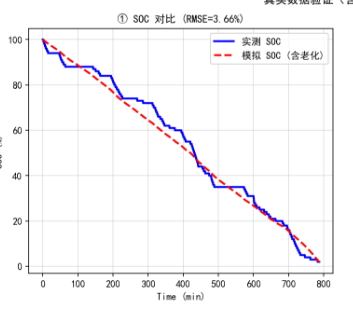

Source code (Python):
"""
按原图描述用关键点重绘「① SOC 对比 (RMSE=3.66%)」：
蓝线阶梯状、红线光滑下降，无尖刺。不依赖从图里采点。
"""
import numpy as np
import matplotlib.pyplot as plt

plt.rcParams["font.sans-serif"] = ["SimHei", "Microsoft YaHei", "DejaVu Sans", "sans-serif"]
plt.rcParams["axes.unicode_minus"] = False

X_MIN, X_MAX = 0, 800
Y_MIN, Y_MAX = 0, 100


# 实测 SOC：阶梯状，按原图描述的关键点 (时间 min, SOC %)
# 0~50 高平台，100~150 约 90%，250~300 约 75%，450→480 降到 38%，480~520 平台 38%，末尾到 5%
KEY_MEASURED = [
    (0, 97.5), (50, 97), (80, 92), (120, 90), (150, 90),
    (200, 80), (270, 76), (300, 75), (350, 65), (420, 58), (450, 55),
    (480, 38), (520, 38), (580, 28), (650, 15), (800, 5),
]

# 模拟 SOC (含老化)：光滑下降，无尖刺
KEY_SIMULATED = [
    (0, 100), (80, 90), (150, 85), (220, 78), (300, 68), (380, 58), (450, 48),
    (480, 42), (520, 38), (600, 28), (700, 15), (800, 5),
]


def step_interp(t_pts, y_pts, t_out):
    """阶梯插值：在 t_pts 之间保持 y 为左端点的值。"""
    t_out = np.asarray(t_out)
    y_out = np.zeros_like(t_out, dtype=float)
    for i, t in enumerate(t_out):
        # 找最大的 t_pts <= t
        idx = np.searchsorted(t_pts, t, side="right") - 1
        idx = max(0, idx)
        y_out[i] = y_pts[idx]
    return y_out


def smooth_interp(t_pts, y_pts, t_out):
    """线性插值（可改成三次样条更光滑）。"""
    return np.interp(t_out, t_pts, y_pts)


def main():
    t_meas = np.array([p[0] for p in KEY_MEASURED])
    y_meas = np.array([p[1] for p in KEY_MEASURED])
    t_sim = np.array([p[0] for p in KEY_SIMULATED])
    y_sim = np.array([p[1] for p in KEY_SIMULATED])

    t_plot = np.linspace(X_MIN, X_MAX, 801)
    soc_measured = step_interp(t_meas, y_meas, t_plot)
    soc_simulated = smooth_interp(t_sim, y_sim, t_plot)

    fig, ax = plt.subplots(figsize=(10, 6))
    ax.plot(t_plot, soc_measured, "b-", linewidth=2, label="实测 SOC")
    ax.plot(t_plot, soc_simulated, "r--", linewidth=2, label="模拟 SOC (含老化)")
    ax.set_xlabel("Time (min)", fontsize=12)
    ax.set_ylabel("SOC (%)", fontsize=12)
    ax.set_title("① SOC 对比 (RMSE=3.66%)", fontsize=12)
    ax.legend(loc="upper right", fontsize=11)
    ax.grid(True, alpha=0.35, linestyle="-")
    ax.set_xlim(X_MIN, X_MAX)
    ax.set_ylim(Y_MIN, Y_MAX)
    ax.set_xticks(np.arange(0, X_MAX + 1, 100))
    ax.set_yticks([0, 20, 40, 60, 80, 100])
    ax.tick_params(axis="both", labelsize=10)
    fig.tight_layout()

    path_out = "tmp_redrawn.png"
    fig.savefig(path_out, dpi=200, bbox_inches="tight")
    plt.close(fig)
    print(f"已保存: {path_out}")


if __name__ == "__main__":
    main()
